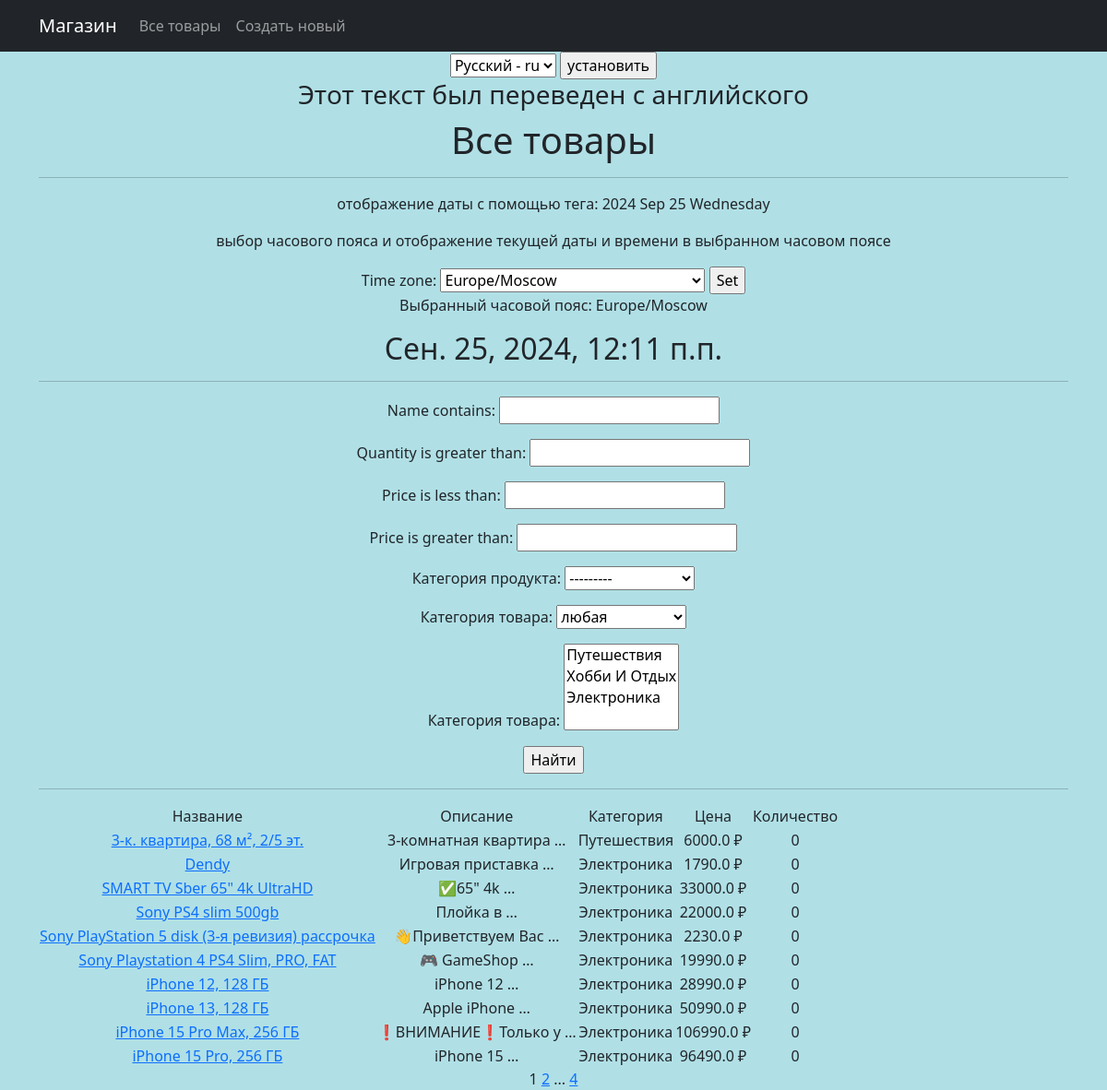
Screenshot of /products/ with the database file from the repository.
### simpleapp/models.py (models this page shows, shortened)
class Product(models.Model):
    name = models.CharField(
        max_length=50,
        unique=True,  # названия товаров не должны повторяться
    )
    description = models.TextField()
    quantity = models.IntegerField(
        validators=[MinValueValidator(0)],
    )
    category = models.ForeignKey(
        to='Category',
        on_delete=models.CASCADE,
        related_name='products',  # все продукты в категории будут доступны через поле products
        verbose_name=pgettext_lazy('auxiliary line', 'field name extension')
    )
    price = models.FloatField(
        validators=[MinValueValidator(0.0)],
    )

class Category(models.Model):
    name = models.CharField(max_length=100, unique=True, help_text=gettext('category name'))
    def __str__(self):
        return self.name.title()

### simpleapp/views.py (the view, shortened to what this page needs)
# urls.py: path('', ProductsList.as_view(), name='product_list'),
class ProductsList(ListView):
    model = Product
    ordering = 'name'
    template_name = 'products.html'
    context_object_name = 'products'
    paginate_by = 10  # вот так мы можем указать количество записей на странице
    def get_queryset(self):
        queryset = super().get_queryset()
        self.filterset = ProductFilter(self.request.GET, queryset)
        return self.filterset.qs
    def get_context_data(self, **kwargs):
        context = super().get_context_data(**kwargs)
        context['string'] = gettext('This text will be translated from English')
        context['current_time'] = timezone.localtime(timezone.now())
        context['timezones'] = pytz.common_timezones
        context['filterset'] = self.filterset
        return context

### simpleapp/templatetags/custom_filters.py (called while the page is built)
@register.filter()
def currency(value, code='rub'):
    postfix = CURRENCIES_SYMBOLS[code]
    return f'{value} {postfix}'

### simpleapp/templatetags/custom_tags.py (called while the page is built)
@register.simple_tag()
def current_time(format_string='%b %d %Y'):
    return datetime.utcnow().strftime(format_string)

@register.simple_tag(takes_context=True)
def url_replace(context, **kwargs):
    d = context['request'].GET.copy()
    for k, v in kwargs.items():
        d[k] = v
    return d.urlencode()

### templates/products.html (shortened to what this page needs)
{% extends 'flatpages/default.html' %}
{% load i18n %}
{% load tz %}
{% load custom_filters %}
{% load custom_tags %}
{% load cache %}
{% block content %}
<form action="{% url 'set_language' %}" method="POST"> {% csrf_token %}
    <select name="language" id="">
        {% get_available_languages as LANGUAGES %}
        {% get_language_info_list for LANGUAGES as languages %}
        {% get_current_language as LANGUAGE_CODE %}
        {% for language in languages %}
        <option value="{{ language.code }}" {% if language.code == LANGUAGE_CODE %} selected {% endif %}>
            {{ language.name_local }} - {{ language.code }}
        </option>
        {% endfor %}
    </select>
    {% trans "set" as set_language %}
    <input type="submit" value="{{set_language}}">
</form>
<h3>{{ string }}</h3>
<h1>{% trans "All products" %}</h1>
<hr>
<p>отображение даты с помощью тега: {% current_time '%Y %b %d %A' %}</p>
<p>выбор часового пояса и отображение текущей даты и времени в выбранном часовом поясе</p>
{% get_current_timezone as TIME_ZONE %}
<form action="" method="POST">
    <label for="timezone">Time zone:</label>
    <select name="timezone">
        {% for tz in timezones %}
        <option value="{{ tz }}" {% if tz == TIME_ZONE %} selected{% endif %}>{{ tz }}</option>
        {% endfor %}
    </select>
    <input type="submit" value="Set">
</form>
<p>Выбранный часовой пояс: {{ TIME_ZONE }}</p>
<h2>{{ current_time|timezone:TIME_ZONE }}</h2>
<hr>
<form action="" method="get">
    {{ filterset.form.as_p }}
    <input type="submit" value="Найти"/>
</form>
<hr>
{% if products %}
<table>
    <tr>
        <td>Название</td>
        <td>Описание</td>
        <td>Категория</td>
        <td>Цена</td>
        <td>Количество</td>
    </tr>
    {% for product in products %}
    <tr>
        <td><a href="{% url 'product_detail' product.id %}">{{ product.name }}</a></td>
        <td>{{ product.description|truncatewords:2 }}</td>
        <td>{{ product.category.name }}</td>
        <td>{{ product.price|currency }}</td>
        <td>{{ product.quantity }}</td>
    </tr>
    {% endfor %}
</table>
{% else %}
<h2>Товаров нет!</h2>
{% endif %}
{{ page_obj.number }}
{% if page_obj.has_next %}
<a href="?{% url_replace page=page_obj.next_page_number %}">{{ page_obj.next_page_number }}</a>
{% if paginator.num_pages != page_obj.next_page_number %}
...
<a href="?{% url_replace page=page_obj.paginator.num_pages %}">{{ page_obj.paginator.num_pages }}</a>
{% endif %}
{% endif %}
{% endblock content %}

### templates/flatpages/default.html (shortened to what this page needs)
<!DOCTYPE html>
<html lang="en">
<head>
    {% load static %}
    <link href="{% static 'css/styles.css' %}" rel="stylesheet"/>
</head>
<body>
<nav class="navbar navbar-expand-lg navbar-dark bg-dark static-top">
    <div class="container">
        <a class="navbar-brand" href="/">Магазин</a>
        <div class="collapse navbar-collapse" id="navbarResponsive">
            <ul class="navbar-nav ml-auto">
                <li class="nav-item active">
                    <a class="nav-link" href="/products/">Все товары
                    </a>
                </li>
                <li class="nav-item">
                    <a class="nav-link" href="/products/create/">Создать новый</a>
                </li>
            </ul>
        </div>
    </div>
</nav>
<div class="container">
    <div class="row">
        <div class="col-lg-12 text-center">
            {% block content %}{% endblock content %}
        </div>
    </div>
</div>
</body>
</html>

### rows the page displays
Product: name "3-к. квартира, 68 м², 2/5 эт.", description "3-кoмнaтная кваpтирa …", category.name "Путешествия", price "6000.0 ₽", quantity "0"
Product: name "Dendy", description "Игровая приставка …", category.name "Электроника", price "1790.0 ₽", quantity "0"
Product: name "SMART TV Sber 65\" 4k UltraHD", description "✅65\" 4k …", category.name "Электроника", price "33000.0 ₽", quantity "0"
Product: name "Sony PS4 slim 500gb", description "Плойка в …", category.name "Электроника", price "22000.0 ₽", quantity "0"
Product: name "Sony PlayStation 5 disk (3-я ревизия) рассрочка", description "👋Привeтствуем Bac …", category.name "Электроника", price "2230.0 ₽", quantity "0"
Product: name "Sony Playstation 4 PS4 Slim, PRO, FAT", description "🎮 GameShop …", category.name "Электроника", price "19990.0 ₽", quantity "0"
Product: name "iPhone 12, 128 ГБ", description "iРhоnе 12 …", category.name "Электроника", price "28990.0 ₽", quantity "0"
Product: name "iPhone 13, 128 ГБ", description "Aррle iPhone …", category.name "Электроника", price "50990.0 ₽", quantity "0"
Product: name "iPhone 15 Pro Max, 256 ГБ", description "❗️ВHИМАНИЕ❗️Toлькo у …", category.name "Электроника", price "106990.0 ₽", quantity "0"
Product: name "iPhone 15 Pro, 256 ГБ", description "iPhоne 15 …", category.name "Электроника", price "96490.0 ₽", quantity "0"

### other values shown
{{ string }} "Этот текст был переведен с английского"
{{ TIME_ZONE }} "Europe/Moscow"
{{ current_time|timezone:TIME_ZONE }} "Сен. 25, 2024, 12:11 п.п."
{{ page_obj.number }} "1"
{{ page_obj.next_page_number }} "2"
{{ page_obj.paginator.num_pages }} "4"
form field language "Русский - ru"
form field timezone "Europe/Moscow"
